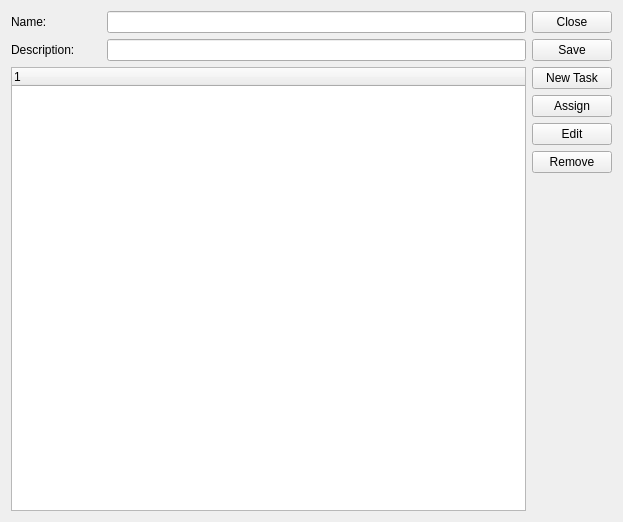
<?xml version="1.0" encoding="UTF-8"?>
<ui version="4.0">
 <comment>This file is part of the xTuple ERP: PostBooks Edition, a free and
open source Enterprise Resource Planning software suite,
Copyright (c) 1999-2018 by OpenMFG LLC, d/b/a xTuple.
It is licensed to you under the Common Public Attribution License
version 1.0, the full text of which (including xTuple-specific Exhibits)
is available at www.xtuple.com/CPAL.  By using this software, you agree
to be bound by its terms.</comment>
 <class>taskTemplate</class>
 <widget class="QWidget" name="taskTemplate">
  <property name="geometry">
   <rect>
    <x>0</x>
    <y>0</y>
    <width>623</width>
    <height>522</height>
   </rect>
  </property>
  <property name="minimumSize">
   <size>
    <width>410</width>
    <height>100</height>
   </size>
  </property>
  <property name="windowTitle">
   <string>Task Template</string>
  </property>
  <layout class="QVBoxLayout" name="verticalLayout_2">
   <item>
    <layout class="QHBoxLayout" name="horizontalLayout_2">
     <item>
      <layout class="QGridLayout" name="gridLayout_2">
       <item row="0" column="0">
        <widget class="XLabel" name="_nameLit">
         <property name="minimumSize">
          <size>
           <width>90</width>
           <height>0</height>
          </size>
         </property>
         <property name="text">
          <string>Name:</string>
         </property>
        </widget>
       </item>
       <item row="0" column="1">
        <widget class="XLineEdit" name="_name">
         <property name="focusPolicy">
          <enum>Qt::StrongFocus</enum>
         </property>
        </widget>
       </item>
       <item row="1" column="0">
        <widget class="XLabel" name="_descrLit">
         <property name="minimumSize">
          <size>
           <width>0</width>
           <height>0</height>
          </size>
         </property>
         <property name="text">
          <string>Description:</string>
         </property>
        </widget>
       </item>
       <item row="1" column="1">
        <widget class="XLineEdit" name="_descr">
         <property name="focusPolicy">
          <enum>Qt::StrongFocus</enum>
         </property>
        </widget>
       </item>
      </layout>
     </item>
     <item>
      <layout class="QVBoxLayout" name="verticalLayout">
       <item>
        <widget class="QPushButton" name="_close">
         <property name="text">
          <string>Close</string>
         </property>
         <property name="shortcut">
          <string>Esc</string>
         </property>
        </widget>
       </item>
       <item>
        <widget class="QPushButton" name="_save">
         <property name="text">
          <string>Save</string>
         </property>
         <property name="shortcut">
          <string>Return</string>
         </property>
        </widget>
       </item>
      </layout>
     </item>
    </layout>
   </item>
   <item>
    <layout class="QHBoxLayout" name="horizontalLayout">
     <item>
      <widget class="XTreeWidget" name="_tasks"/>
     </item>
     <item>
      <layout class="QVBoxLayout" name="verticalLayout_3">
       <item>
        <widget class="QPushButton" name="_new">
         <property name="text">
          <string>New Task</string>
         </property>
        </widget>
       </item>
       <item>
        <widget class="QPushButton" name="_assign">
         <property name="text">
          <string>Assign</string>
         </property>
        </widget>
       </item>
       <item>
        <widget class="QPushButton" name="_edit">
         <property name="text">
          <string>Edit</string>
         </property>
        </widget>
       </item>
       <item>
        <widget class="QPushButton" name="_remove">
         <property name="text">
          <string>Remove</string>
         </property>
        </widget>
       </item>
       <item>
        <spacer name="verticalSpacer_2">
         <property name="orientation">
          <enum>Qt::Vertical</enum>
         </property>
         <property name="sizeHint" stdset="0">
          <size>
           <width>20</width>
           <height>40</height>
          </size>
         </property>
        </spacer>
       </item>
      </layout>
     </item>
    </layout>
   </item>
  </layout>
 </widget>
 <customwidgets>
  <customwidget>
   <class>XLabel</class>
   <extends>QLabel</extends>
   <header>xlabel.h</header>
  </customwidget>
  <customwidget>
   <class>XLineEdit</class>
   <extends>QLineEdit</extends>
   <header>xlineedit.h</header>
   <container>1</container>
  </customwidget>
  <customwidget>
   <class>XTreeWidget</class>
   <extends>QTreeWidget</extends>
   <header>xtreewidget.h</header>
  </customwidget>
 </customwidgets>
 <resources/>
 <connections/>
</ui>
